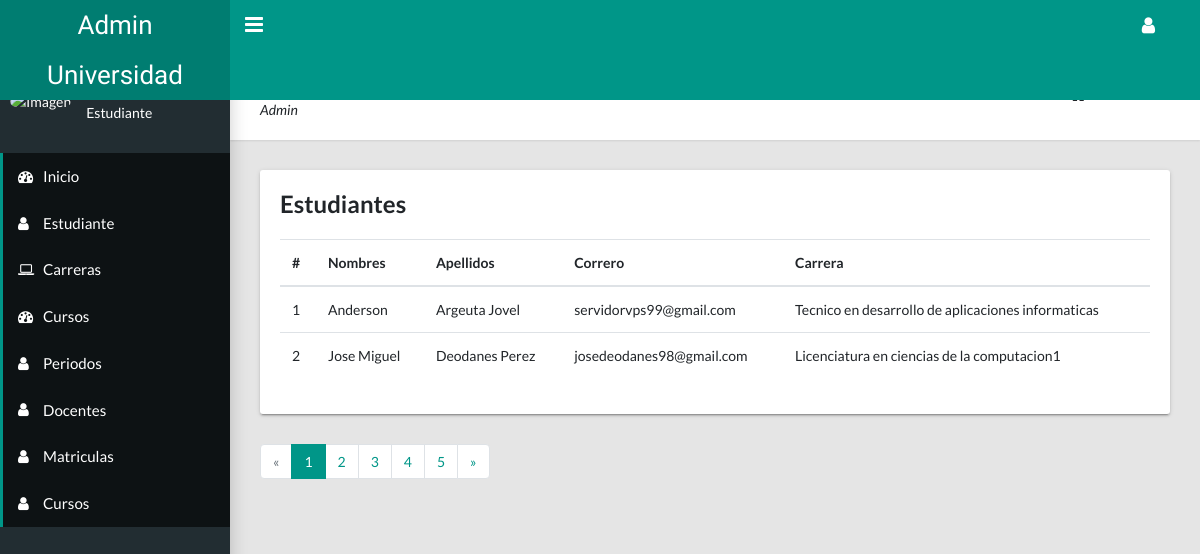
Page /ParteEnProceso/Sistema-web-universidad-main/?option=user (signed in) on the earlier database version.
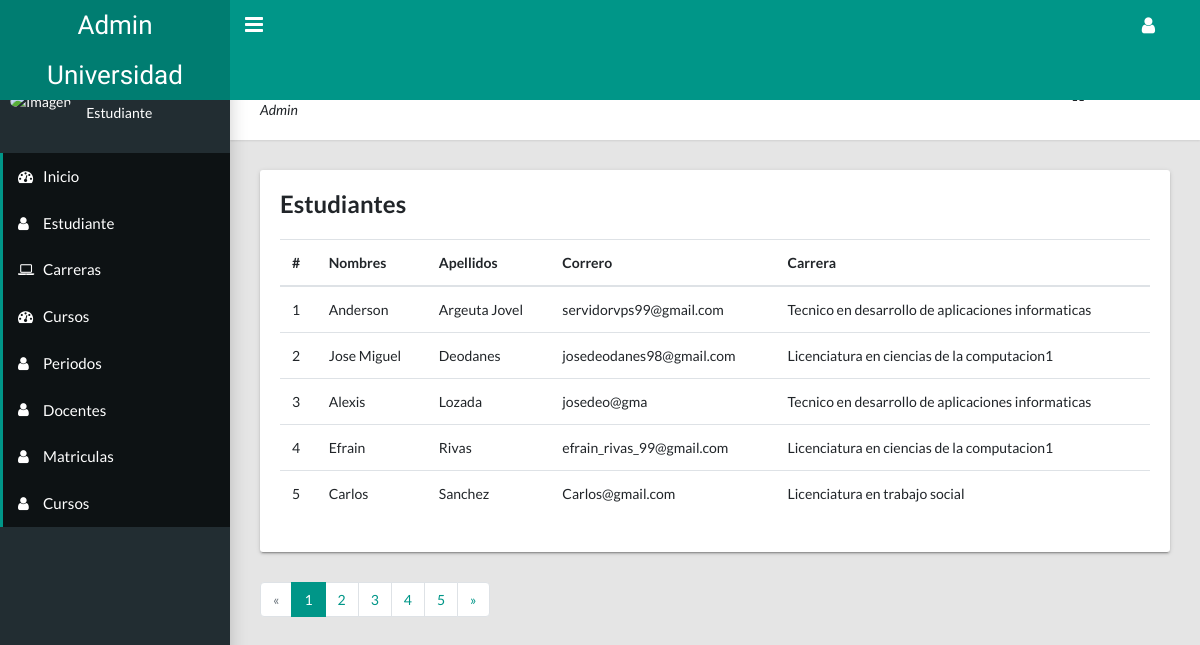
Same page on the later database version.
### tables this page shows
CREATE TABLE `estudiante` (
  `carnet` varchar(50) NOT NULL,
  `nombres` varchar(50) NOT NULL,
  `apellidos` varchar(50) NOT NULL,
  `email` varchar(50) NOT NULL,
  `clave` varchar(100) NOT NULL,
  `genero` char(50) NOT NULL,
  `direccion` text NOT NULL,
  `fecha_nacimiento` date NOT NULL,
  `id_carrera` int(30) NOT NULL,
  `id_rol` int(30) NOT NULL
);

CREATE TABLE `carreras` (
  `id` int(11) NOT NULL,
  `duracion` int(11) NOT NULL,
  `nombre` varchar(50) NOT NULL,
  `pensum` varchar(56) NOT NULL,
  `id_facultad` int(30) NOT NULL
);

### ParteEnProceso/Sistema-web-universidad-main/procesos/general_crud.php (called while the page is built, shortened)
<?php
    function select_data($query){
        $con = get_conexion();
        $result = $con->query($query);
        return $result->fetchAll(PDO::FETCH_ASSOC);
    }
?>

### ParteEnProceso/Sistema-web-universidad-main/procesos/mostrar-datos.php (called while the page is built, shortened)
<?php
    include_once "./procesos/general_crud.php";
    $query = "SELECT * FROM estudiante INNER JOIN carreras ON estudiante.id_carrera=carreras.id";
    $result = select_data($query);
    $query = "SELECT docente.id,docente.nombres,docente.apellidos,docente.email,rol.nombre,docente.estado,docente.foto,rol.id as rol FROM `docente` INNER JOIN rol ON docente.id_rol=rol.id";
    $tabla_docente = select_data($query);
?>

### ParteEnProceso/Sistema-web-universidad-main/views/table_students.php (the view)
<?php
  include_once "./procesos/mostrar-datos.php";
?>
    <main class="app-content">
      <div class="app-title">
        <div>
          <h1><i class="fa fa-dashboard"></i> Gestionar estudiantes</h1>
          <p>Admin</p>
        </div>
        <ul class="app-breadcrumb breadcrumb">
          <li class="breadcrumb-item"><i class="fa fa-home fa-lg"></i></li>
          <li class="breadcrumb-item"><a href="#">Dashboard</a></li>
        </ul>
      </div>
      <div class="row">
        <div class="col-md-12">
            <div class="tile">
              <h3 class="tile-title">Estudiantes</h3>
              <table class="table table-hover table-responsive-sm">
                <thead>
                  <tr>
                    <th>#</th>
                    <th>Nombres</th>
                    <th>Apellidos</th>
                    <th>Correro</th>
                    <th>Carrera</th>
                  </tr>
                </thead>
                <tbody>
                <?php $cont=0; foreach($result AS $data): ?>
                  <tr>
                    <td><?php echo $cont +=1 ?></td>
                    <td><?php echo $data['nombres'] ?></td>
                    <td><?php echo $data['apellidos'] ?></td>
                    <td><?php echo $data['email'] ?></td>
                    <td><?php echo $data['nombre'] ?></td>
                  </tr>
                  <?php endforeach ?>
                </tbody>
              </table>
            </div>
          </div>
      </div>
      <div>
        <ul class="pagination">
          <li class="page-item disabled"><a class="page-link" href="#">«</a></li>
          <li class="page-item active"><a class="page-link" href="#">1</a></li>
          <li class="page-item"><a class="page-link" href="#">2</a></li>
          <li class="page-item"><a class="page-link" href="#">3</a></li>
          <li class="page-item"><a class="page-link" href="#">4</a></li>
          <li class="page-item"><a class="page-link" href="#">5</a></li>
          <li class="page-item"><a class="page-link" href="#">»</a></li>
        </ul>
      </div>
    </main>

Differences in the rows shown:
changed estudiante "Jose Miguel": apellidos "Deodanes Perez" → "Deodanes"
added estudiante: cont "3", nombres "Alexis", apellidos "Lozada", email "josedeo@gma", id_carrera.nombre "Tecnico en desarrollo de aplicaciones informaticas"
added estudiante: cont "4", nombres "Efrain", apellidos "Rivas", email "efrain_rivas_99@gmail.com", id_carrera.nombre "Licenciatura en ciencias de la computacion1"
added estudiante: cont "5", nombres "Carlos", apellidos "Sanchez", email "Carlos@gmail.com", id_carrera.nombre "Licenciatura en trabajo social"
